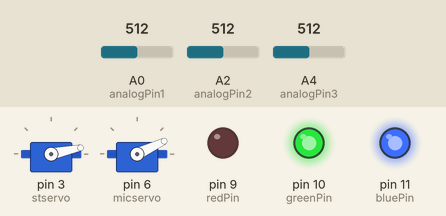
Simulated run of this sketch. Board: Arduino Uno, built with avr-gcc and run on an emulated ATmega328P. On the bench: 2 × servo, output pins drawn as LEDs (lit = HIGH). The inputs (shaded band) are chosen by the test bench; at power-on: A0 (analogPin1) = 512, A2 (analogPin2) = 512, A4 (analogPin3) = 512. What the sketch prints to the serial monitor is not drawn.

Above: at 1.2 s.
1.3 s: A0 (analogPin1) set to 105
2.8 s: A0 (analogPin1) set to 92
4.3 s: A2 (analogPin2) set to 983
7.3 s: A2 (analogPin2) set to 1012
Timing chart, 0 to 9.8 s (numbered marks = the images above; inputs shaded):
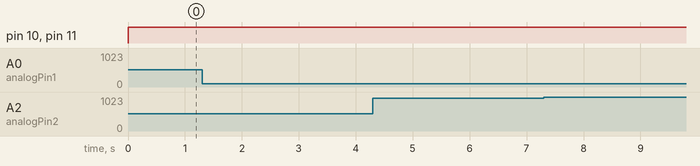

The sketch:

eYRC_AB_2121.ino
```cpp
/*
 * Team Id : 2121
 * Author List : Tamsil Sajid Amani, Mohd Bilal Aziz, Mohammed Omar Siddiqui, Zaid Hasan
 * Filename: eYRC#AB#2121.ino
 * Theme: Ant Bot (AB)
 * Functions: setup(), servoMotion(), lineSenor(), loop(), setColor(int, int, int)
 * Global Variables: analogPin1 , analogPin2, analogPin3, value1, value2, value3, stservo, micservo, Buzzer, redPin, greenPin, bluePin
 */

#include <Servo.h>

int analogPin1 = 0;
int analogPin2 = 2;
int analogPin3 = 4;
int value1 = 0;
int value2 = 0;
int value3 = 0;
int value = 0;
Servo stservo;
Servo micservo;
int Buzzer = 13;

int redPin = 9;
int greenPin = 10;
int bluePin = 11;

/*
 * Function Name: setup
 * Input: None
 * Output: Setup motors, led, buzzer
 * Logic: Setup procedures
 * Example Call: setup()
*/
void setup()
{
  Serial.begin(9600);
  stservo.attach(3);
  micservo.attach(6);
  stservo.write(12);
  micservo.write(25);
}

void servoMotion()
{
  stservo.write(12);
  delay(2000);
  micservo.write(25);
  delay(2000);
  micservo.write(47);
  delay(2000);
  stservo.write(25);
  delay(2000);
}

void lineSenor()
{
  value1 = analogRead(analogPin1);     // read the input pin
  value2 = analogRead(analogPin2);     // read the input pin
  value3 = analogRead(analogPin3);     // read the input pin
  Serial.print(value1);
  Serial.print(" ");
  Serial.print(value2);
  Serial.print(" ");
  Serial.println(value3);
  //servoMotion();
  //digitalWrite(Buzzer, LOW);
}

void loop()
{
  lineSenor();

  if(Serial.available()){

  }

  setColor(255, 0, 0);

  delay(10);
}


void setColor(int red, int green, int blue)
{
  red = 255 - red;
  green = 255 - green;
  blue = 255 - blue;
  analogWrite(redPin, red);
  analogWrite(greenPin, green);
  analogWrite(bluePin, blue);
}
```

Measured:
- after the input at 1.3 s, every drawn part: stays the same
- after the input at 2.8 s, every drawn part: stays the same
- after the input at 4.3 s, every drawn part: stays the same
- after the input at 7.3 s, every drawn part: stays the same
